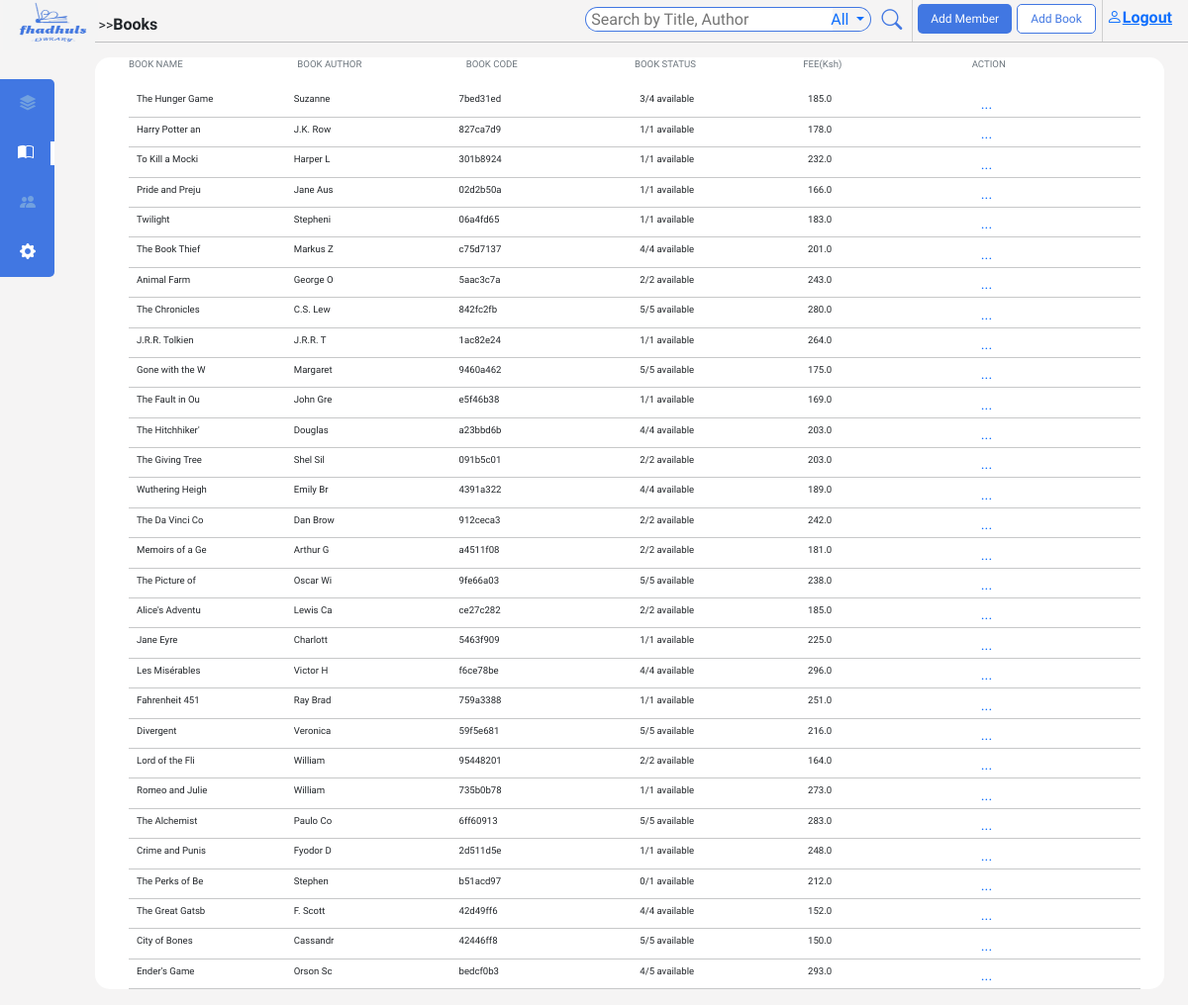
Before: /Books/ with the older database file.
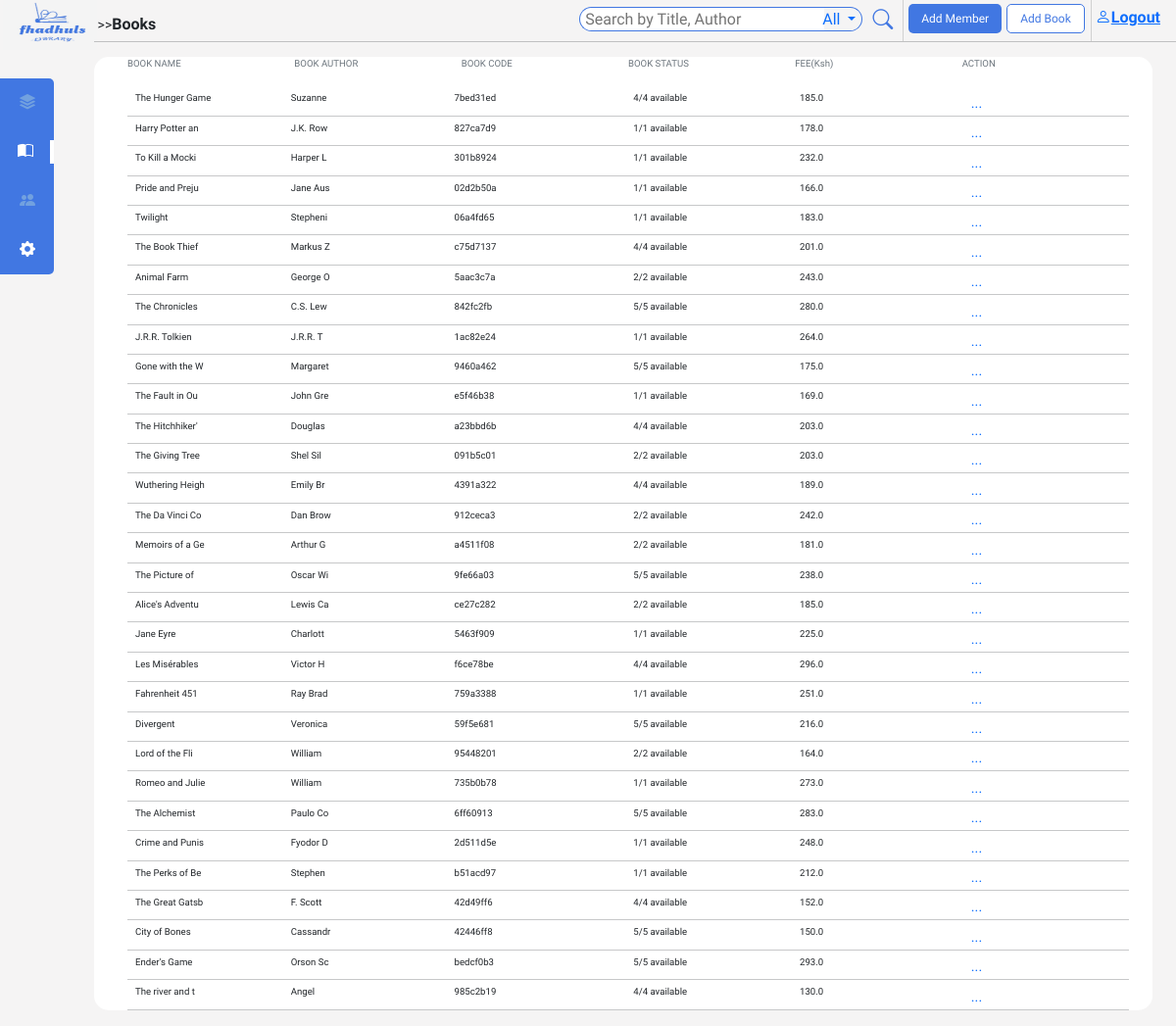
After: the same page with the newer database file.
### main/models.py (models this page shows, shortened)
class Book(models.Model):
    book_id = models.UUIDField(default=uuid.uuid4, editable=False)
    title = models.CharField(max_length=200)
    author = models.CharField(max_length=200)
    description = models.TextField()
    language = models.CharField(max_length=50)
    category = models.CharField(max_length=100)
    edition = models.CharField(max_length=100, blank=True, null=True)
    pages = models.IntegerField()
    publisher = models.CharField(max_length=100)
    publish_date = models.DateField(null=True, blank=True)
    img_url = models.URLField(null=True, blank=True)
    quantity = models.IntegerField()
    fee = models.FloatField()
    STATUS = [
        ('Issued', 'Issued'),
        ('On shelf', 'on shelf')
    ]
    status = models.CharField(max_length=15, choices=STATUS, default='On shelf')
    copy_ids = models.TextField(blank=True)

### main/views.py (the view)
# urls.py: path('Books/', views.BooksDetails, name='bookdetails'),
def BooksDetails(request):
    books = Book.objects.all()
    context = {'books': books, 'br': 'br'}
    return render(request, 'main/bookDetails.html', context)

### main/templatetags/custom_filters.py (called while the page is built)
@register.filter(name='split_length')
def split_length(value):
    return len(value.split(','))

### main/templates/main/bookDetails.html (shortened to what this page needs)
{% extends 'main/base.html' %}
{% load custom_filters %}
{% block content %}
{% include 'main/navbar.html' %}
<div id='bookPage'>
    <ul>
        <li id="sectionHeader" class="d-flex justify-content-between ps-md-4 pe-md-4">
          <p class="text-secondary text-start" style="width: 20%">BOOK NAME</p>
          <p class="text-secondary text-start hideSm" style="width: 20%">BOOK AUTHOR</p>
          <p class="text-secondary text-start" style="width: 20%">BOOK CODE</p>
          <p class="text-secondary text-start" style="width: 20%">BOOK STATUS</p>
          <p class="text-secondary text-start hideSm" style="width: 20%">FEE(Ksh)</p>
          <p class="text-secondary text-start" style="width: 20%">ACTION</p>
        </li>
        <li>
       <ul class="ps-0 ps-md-4 pe-md-4">
        {% for book in books %}
        <li class="listDIvider d-flex justify-content-between align-items-center text-dark">
          <p class="text-start d-flex"><span><img class="bookImg" height="30px" src="{{ book.img_url}}" alt=""></span> <span class="ms-2" > {{ book.title| slice:":15" }} </span> </p>
          <p class="text-start hideSm">{{ book.author| slice:":8"}}</p>
          <p>{{ book.book_id|stringformat:"s" |slice:":8" }}</p>
          <p class="text-start ps-3"><span id="{{ book.title }}">{{ book.quantity }}</span>/{{book.copy_ids| split_length}} available</p>
          <p class="text-start hideSm ps-3">{{ book.fee}}</p>
          <p style="width: 5px;">
            <div class="dropdown" style="left: 17px;">
            <a href="#" role="button" data-bs-toggle="dropdown" data-bs-target="#c" class="action">
            ...
           </a>
            </div></p>
        </li>
        <hr >
        {% endfor %}
       </ul>
        </li>
      </ul>
</div>
{% endblock content %}

Changed rows visible on the page:
changed Book "The Hunger Game": quantity "3" → "4"
changed Book "The Perks of Be": quantity "0" → "1"
changed Book "Ender's Game": quantity "4" → "5"
added Book: title "The river and t", author "Angel", book_id "985c2b19", quantity "4", copy_ids|split_length "4", fee "130.0"
